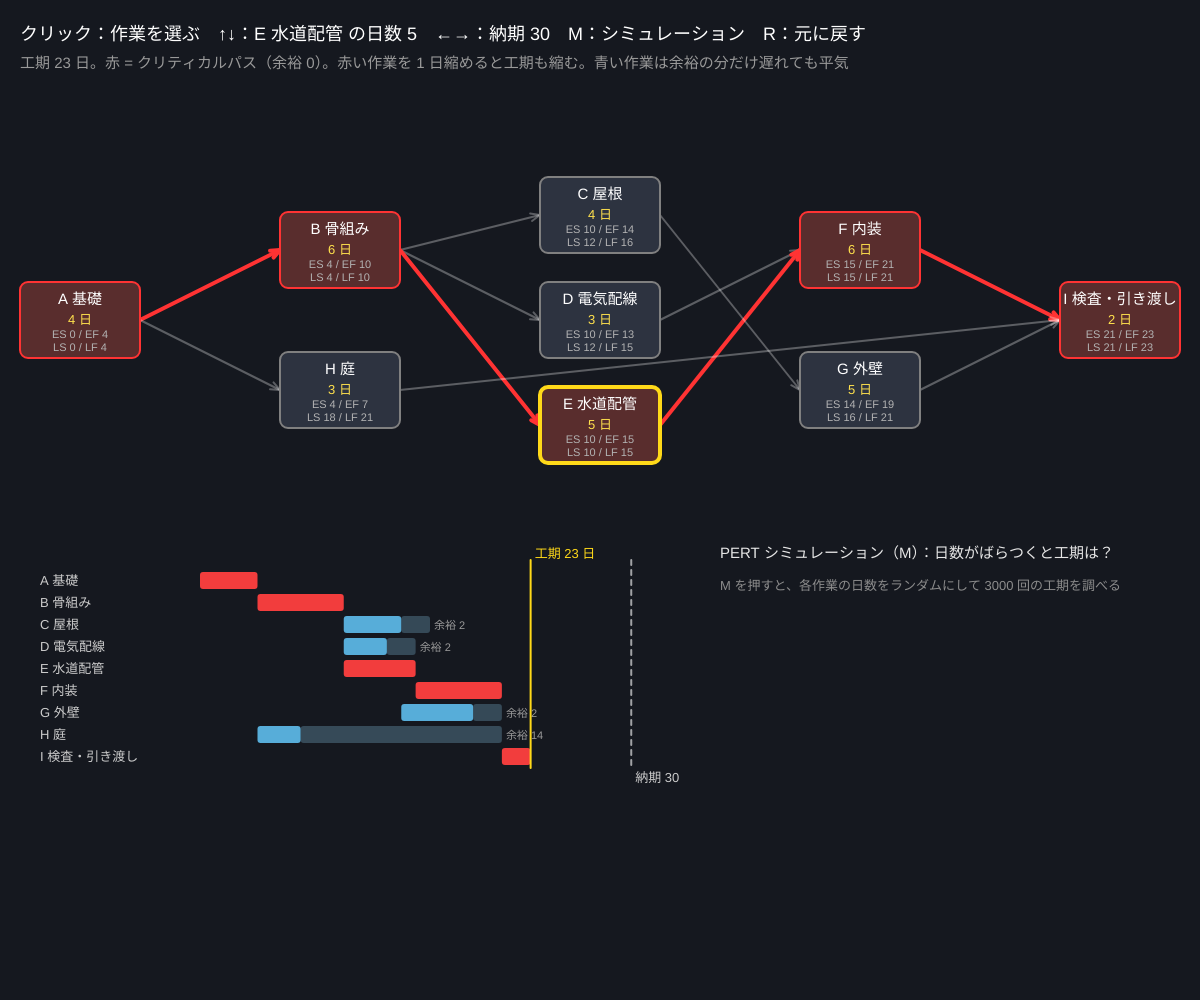
Frame 1 (no input)
Frame 60 (no input): identical to frame 1, image omitted
Frame 120 (the mouse pressed at the canvas centre since frame 60): identical to frame 1, image omitted

The p5.js sketch that drew this single still picture (run headless with seeded random() and noise() and a simulated clock; from frame 60 on, the mouse is pressed at the canvas centre):

// p5.js sketch
// ── sketch.js
// ============================================
// 05 プロジェクト管理 PERT/CPM
// 家を建てる作業には「これが終わらないと始められない」順序がある。全体は最短で何日？ どの作業が遅れると全体が遅れる？
//   前から：最早開始 ES・最早終了 EF ／ 後ろから：最遅開始 LS・最遅終了 LF ／ 余裕 = LS − ES。余裕 0 の作業の列がクリティカルパス
// クリック = 作業を選ぶ / ↑↓ = 選んだ作業の日数 / M = 日数がばらつくときのシミュレーション（PERT）/ R = 元に戻す
// ============================================

let acts = [                           // ★ 作業：名前、日数、前の作業
  { id: 'A', name: '基礎', d: 4, pre: [] },
  { id: 'B', name: '骨組み', d: 6, pre: ['A'] },
  { id: 'C', name: '屋根', d: 4, pre: ['B'] },
  { id: 'D', name: '電気配線', d: 3, pre: ['B'] },
  { id: 'E', name: '水道配管', d: 5, pre: ['B'] },
  { id: 'F', name: '内装', d: 6, pre: ['D', 'E'] },
  { id: 'G', name: '外壁', d: 5, pre: ['C'] },
  { id: 'H', name: '庭', d: 3, pre: ['A'] },
  { id: 'I', name: '検査・引き渡し', d: 2, pre: ['F', 'G', 'H'] },
];
let d0 = acts.map(a => a.d);
let selected = 4;
let simSpans = [], critCount = [], simRuns = 0;
let deadline = 30;                     // ★ 納期（日）
let nodePos = [];                      // 箱の位置（クリック判定用）

function setup() {
  createCanvas(windowWidth, windowHeight);
  colorMode(HSB, 360, 100, 100, 100);
  critCount = acts.map(() => 0);
}

// ★ CPM：前から ES/EF、後ろから LS/LF を計算（acts は前の作業が先に並んでいる）
function cpm(dur) {
  let idx = {}; acts.forEach((a, i) => idx[a.id] = i);
  let ES = [], EF = [], LS = [], LF = [];
  for (let i = 0; i < acts.length; i++) {
    ES[i] = 0; for (let p of acts[i].pre) ES[i] = max(ES[i], EF[idx[p]]);
    EF[i] = ES[i] + dur[i];
  }
  let T = max(EF);
  for (let i = acts.length - 1; i >= 0; i--) {
    LF[i] = T;
    for (let j = 0; j < acts.length; j++) if (acts[j].pre.includes(acts[i].id)) LF[i] = min(LF[i], LS[j]);
    LS[i] = LF[i] - dur[i];
  }
  return { ES, EF, LS, LF, T };
}
// 作業の段（前の作業の段 + 1）で横の位置を決める
function levels() {
  let lv = [], idx = {}; acts.forEach((a, i) => idx[a.id] = i);
  for (let i = 0; i < acts.length; i++) { lv[i] = 0; for (let p of acts[i].pre) lv[i] = max(lv[i], lv[idx[p]] + 1); }
  return lv;
}
// ★ PERT のシミュレーション：各作業の日数を「楽観 0.7 倍 〜 最可能 〜 悲観 1.8 倍」の三角分布でばらつかせて 1 回分の工期
function simulateOnce() {
  let dur = acts.map(a => triangular(a.d * 0.7, a.d, a.d * 1.8));
  let r = cpm(dur);
  simSpans.push(r.T); simRuns++;
  for (let i = 0; i < acts.length; i++) if (r.LS[i] - r.ES[i] < 1e-6) critCount[i]++;
  if (simSpans.length > 4000) simSpans.shift();
}

function draw() {
  background(225, 30, 12);
  if (simRuns > 0 && simRuns < 3000) for (let k = 0; k < 40; k++) simulateOnce();
  let r = cpm(acts.map(a => a.d));
  let lv = levels(), maxLv = max(lv);
  let byLv = {}; acts.forEach((a, i) => (byLv[lv[i]] = byLv[lv[i]] || []).push(i));
  let nx = 80, nw = width - 160, ny = 110, nh = height * 0.42;
  let pos = acts.map((a, i) => {
    let col = byLv[lv[i]], k = col.indexOf(i);
    return { x: nx + lv[i] / max(1, maxLv) * nw, y: ny + (k + 1) / (col.length + 1) * nh };
  });
  let crit = acts.map((a, i) => r.LS[i] - r.ES[i] < 1e-6);
  let idx = {}; acts.forEach((a, i) => idx[a.id] = i);

  // 矢印（前の作業 → 次の作業）
  for (let i = 0; i < acts.length; i++) for (let p of acts[i].pre) {
    let j = idx[p], c = crit[i] && crit[j] && abs(r.EF[j] - r.ES[i]) < 1e-6;
    stroke(c ? color(0, 80, 100) : color(0, 0, 100, 30)); strokeWeight(c ? 4 : 2);
    arrow(pos[j].x + 60, pos[j].y, pos[i].x - 60, pos[i].y);
  }
  // 作業の箱：ES EF / LS LF
  textAlign(CENTER, CENTER);
  for (let i = 0; i < acts.length; i++) {
    let p = pos[i], a = acts[i];
    stroke(i === selected ? color(50, 90, 100) : crit[i] ? color(0, 80, 100) : color(0, 0, 50)); strokeWeight(i === selected ? 4 : 2);
    fill(crit[i] ? color(0, 50, 35) : color(220, 30, 25));
    rect(p.x - 60, p.y - 38, 120, 76, 8);
    noStroke(); fill(0, 0, 100); textSize(15); text(a.id + ' ' + a.name, p.x, p.y - 20);
    textSize(13); fill(50, 70, 100); text(a.d + ' 日', p.x, p.y);
    fill(0, 0, 70); textSize(11);
    text('ES ' + r.ES[i] + ' / EF ' + r.EF[i], p.x, p.y + 15);
    text('LS ' + r.LS[i] + ' / LF ' + r.LF[i], p.x, p.y + 28);
  }
  textAlign(LEFT, BASELINE);

  // ガントチャート（余裕 = 薄い部分）
  let gx = 200, gy = ny + nh + 40, gw = width * 0.55 - gx, rowH = min(22, (height - gy - 40) / acts.length), T = r.T;
  let unit = gw / max(T, deadline + 2);
  for (let i = 0; i < acts.length; i++) {
    let y = gy + i * rowH;
    fill(0, 0, 80); textSize(13); text(acts[i].id + ' ' + acts[i].name, 40, y + rowH * 0.7);
    fill(crit[i] ? color(0, 75, 95) : color(200, 60, 85)); rect(gx + r.ES[i] * unit, y + 2, acts[i].d * unit, rowH - 5, 3);
    if (!crit[i]) { fill(200, 40, 85, 30); rect(gx + r.EF[i] * unit, y + 2, (r.LF[i] - r.EF[i]) * unit, rowH - 5, 3); fill(0, 0, 60); textSize(11); text('余裕 ' + (r.LS[i] - r.ES[i]), gx + r.LF[i] * unit + 4, y + rowH * 0.7); }
  }
  stroke(50, 90, 100); strokeWeight(2); line(gx + T * unit, gy - 10, gx + T * unit, gy + acts.length * rowH);
  stroke(0, 0, 100, 60); drawingContext.setLineDash([5, 5]); line(gx + deadline * unit, gy - 10, gx + deadline * unit, gy + acts.length * rowH); drawingContext.setLineDash([]);
  noStroke(); fill(50, 90, 100); textSize(13); text('工期 ' + T + ' 日', gx + T * unit + 4, gy - 12);
  fill(0, 0, 80); text('納期 ' + deadline, gx + deadline * unit + 4, gy + acts.length * rowH + 14);

  // 右下：シミュレーション（M）
  let hx = width * 0.6, hw = width - hx - 40, hy = gy, hh = height - hy - 90;
  fill(0, 0, 90); textSize(15); text('PERT シミュレーション（M）：日数がばらつくと工期は？', hx, hy - 12);
  if (simSpans.length) {
    let lo = floor(min(simSpans)), hi = ceil(max(simSpans)), nb = max(1, hi - lo), cnt = new Array(nb + 1).fill(0);
    for (let s of simSpans) cnt[floor(s - lo)]++;
    let cm = max(cnt), late = simSpans.filter(s => s > deadline).length;
    for (let b = 0; b <= nb; b++) {
      let h = cnt[b] / cm * (hh - 60);
      fill(lo + b + 1 > deadline ? color(0, 70, 90) : color(140, 50, 80)); rect(hx + b * hw / (nb + 1), hy + hh - 60 - h, hw / (nb + 1) - 2, h);
    }
    fill(0, 0, 60); textSize(11); text(lo + ' 日', hx, hy + hh - 46); textAlign(RIGHT); text(hi + ' 日', hx + hw, hy + hh - 46); textAlign(LEFT);
    fill(0, 0, 85); textSize(13);
    text(simRuns + ' 回　平均 ' + nf(simSpans.reduce((a, b) => a + b, 0) / simSpans.length, 1, 1) + ' 日（CPM では ' + T + ' 日）　納期 ' + deadline + ' 日に遅れる確率 ' + nf(100 * late / simSpans.length, 1, 1) + '%', hx, hy + hh - 26);
    let s = 'クリティカルになった割合：';
    for (let i = 0; i < acts.length; i++) s += acts[i].id + ' ' + round(100 * critCount[i] / simRuns) + '%' + (i === 4 ? '\n' : '  ');
    text(s, hx, hy + hh - 6);
  } else { fill(0, 0, 55); textSize(13); text('M を押すと、各作業の日数をランダムにして 3000 回の工期を調べる', hx, hy + 20); }

  fill(0, 0, 100); textSize(18);
  text('クリック：作業を選ぶ　↑↓：' + acts[selected].id + ' ' + acts[selected].name + ' の日数 ' + acts[selected].d + '　←→：納期 ' + deadline + '　M：シミュレーション　R：元に戻す', 20, 40);
  fill(0, 0, 60); textSize(15);
  text('工期 ' + T + ' 日。赤 = クリティカルパス（余裕 0）。赤い作業を 1 日縮めると工期も縮む。青い作業は余裕の分だけ遅れても平気', 20, 68);

  nodePos = pos;
}

function mousePressed() {
  let pos = nodePos;
  for (let i = 0; i < pos.length; i++) if (abs(mouseX - pos[i].x) < 60 && abs(mouseY - pos[i].y) < 38) { selected = i; acts[i].d = min(20, acts[i].d + 1); resetSim(); }
}
function resetSim() { simSpans = []; critCount = acts.map(() => 0); simRuns = 0; }
function keyPressed() {
  if (key === UP_ARROW) { acts[selected].d = min(20, acts[selected].d + 1); resetSim(); }
  if (key === DOWN_ARROW) { acts[selected].d = max(1, acts[selected].d - 1); resetSim(); }
  if (key === RIGHT_ARROW) deadline = min(60, deadline + 1);
  if (key === LEFT_ARROW) deadline = max(5, deadline - 1);
  if (key === 'm' || key === 'M') { resetSim(); simulateOnce(); }
  if (key === 'r' || key === 'R') { acts.forEach((a, i) => a.d = d0[i]); resetSim(); }
}

// ---------- やってみよう ----------
// 1. 青い作業（余裕あり）を ↑ で伸ばしていくと、何日でクリティカルパスが入れ替わる？
// 2. 予算で 1 つだけ 2 日縮められるなら、どの作業を縮める？ 縮めても工期が変わらない作業は？
// 3. M のシミュレーション：平均の工期は CPM の工期より長くなる。なぜ？（合流点で「遅いほう」を待つから）
// 4. 作業を足そう（例：{ id: 'J', name: '家具搬入', d: 2, pre: ['F'] } を I の前に）。pre の順番に注意


// ==================================================
// ここから下は「道具」（矢印・三角分布）
// ==================================================
function arrow(x1, y1, x2, y2) {
  line(x1, y1, x2, y2);
  let a = atan2(y2 - y1, x2 - x1);
  line(x2, y2, x2 - 10 * cos(a - 0.4), y2 - 10 * sin(a - 0.4));
  line(x2, y2, x2 - 10 * cos(a + 0.4), y2 - 10 * sin(a + 0.4));
}
// 三角分布（最小 lo、最頻 md、最大 hi）の乱数
function triangular(lo, md, hi) {
  let u = Math.random(), f = (md - lo) / (hi - lo);
  return u < f ? lo + Math.sqrt(u * (hi - lo) * (md - lo)) : hi - Math.sqrt((1 - u) * (hi - lo) * (hi - md));
}
